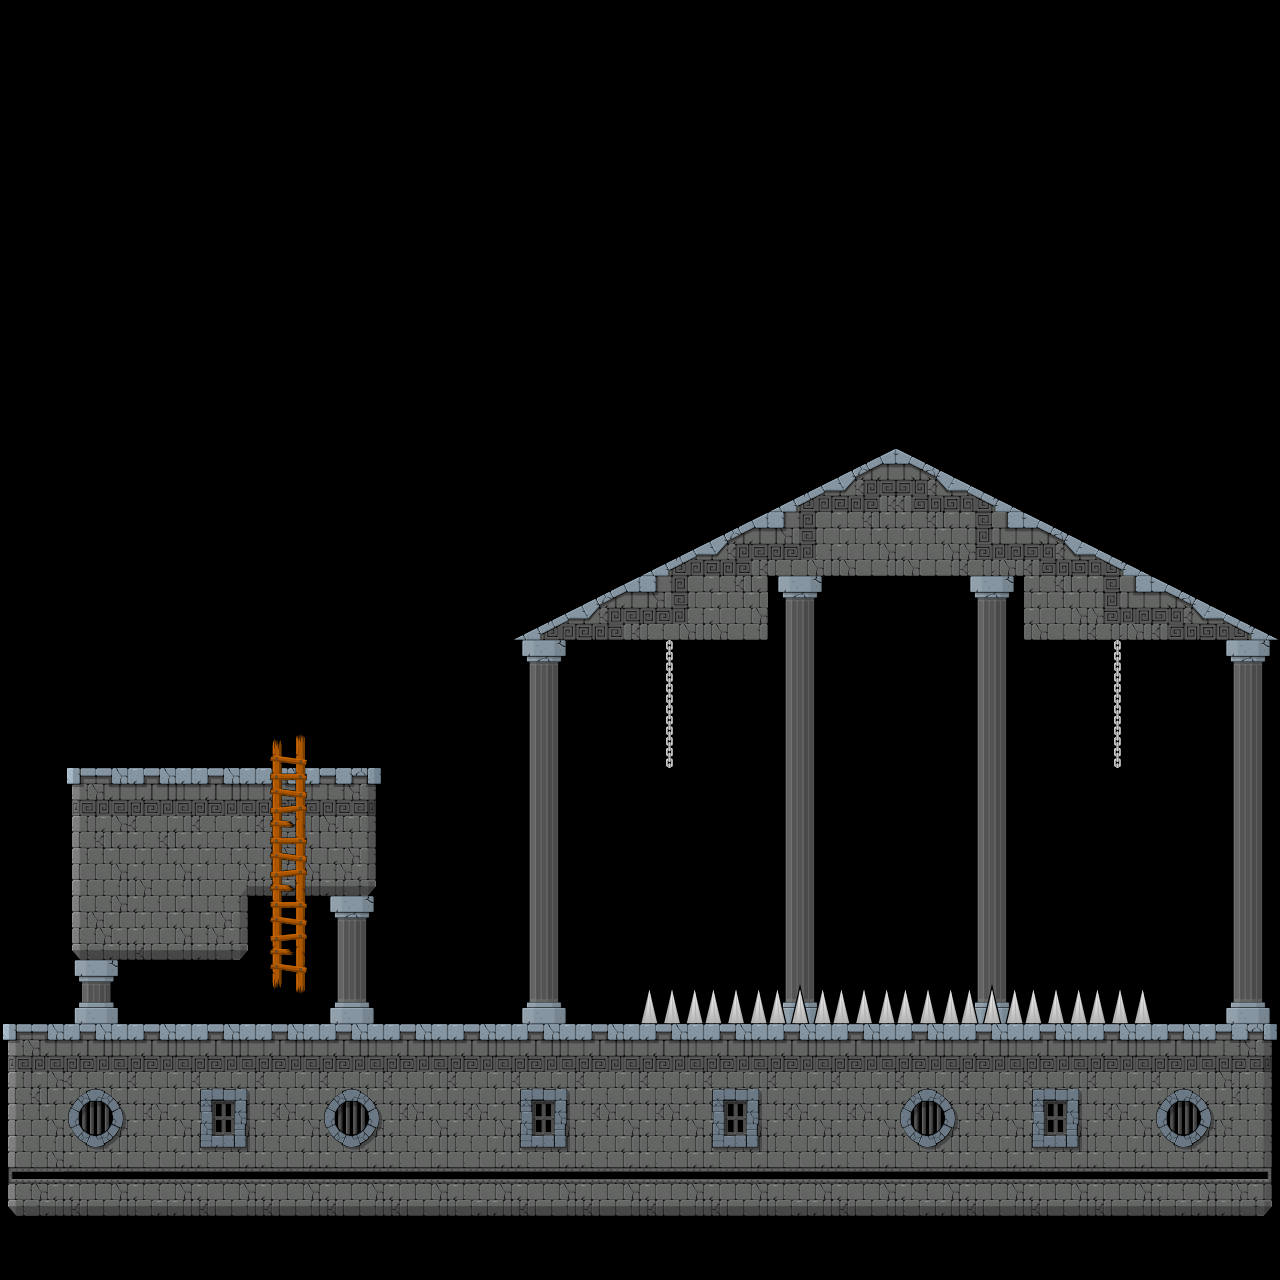

Rendered tile map (Tiled .tmx) drawn with the repository's tilesets; below, a short description and the map source with its tile grids summarised:
An orthogonal 20x20 tile map with 64x64 px tiles, 3 tile layers (Base tiles, In front tiles, Ladders).

<map version="1.0" orientation="orthogonal" renderorder="right-down" width="20" height="20" tilewidth="64" tileheight="64" nextobjectid="1">
 <tileset firstgid="1" name="Tileset" tilewidth="64" tileheight="64" tilecount="72" columns="8">
  <image source="Tileset.png" width="512" height="576" />
 </tileset>
 <layer name="Base tiles" width="20" height="20">
  <data>[400 cells, 105 non-empty, 19 distinct tile ids]</data>
 </layer>
 <layer name="In front tiles" width="20" height="20">
  <data>[400 cells, 111 non-empty, 28 distinct tile ids]</data>
 </layer>
 <layer name="Ladders" width="20" height="20">
  <data>[400 cells, 10 non-empty, 4 distinct tile ids]</data>
 </layer>
</map>
